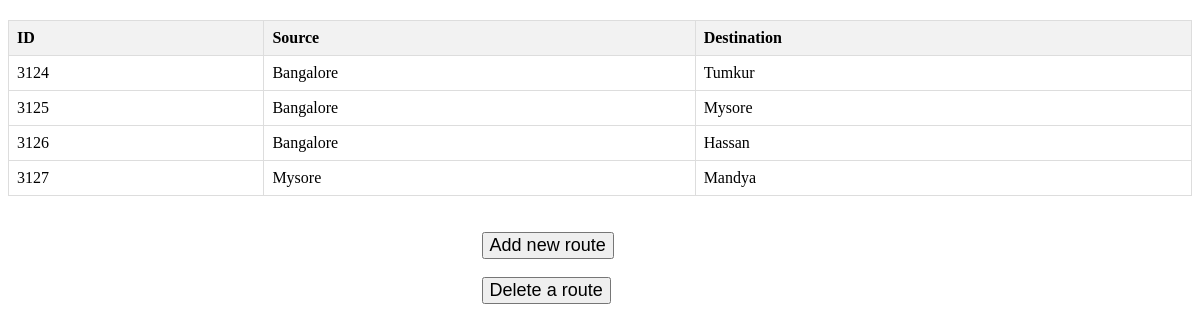
/viewroutes.php, run on the app's committed database.
### tables this page shows
CREATE TABLE `route` (
  `ro_id` int(5) NOT NULL,
  `source` varchar(20) NOT NULL,
  `destination` varchar(20) NOT NULL
);

### viewroutes.php (the view, shortened to what this page needs)
<!DOCTYPE html>
<html lang="en">
<head>
</head>
<body>
<?php
$conn = mysqli_connect('localhost','root','','bus');
$sql = "SELECT * FROM route";
$result = $conn->query($sql);
if ($result->num_rows > 0) {
    echo "<table>";
    echo "<tr><th>ID</th><th>Source</th><th>Destination</th></tr>";
    while ($row = $result->fetch_assoc()) {
        echo "<tr>";
        echo "<td>" . $row['ro_id'] . "</td>";
        echo "<td>" . $row['source'] . "</td>";
        echo "<td>" . $row['destination'] . "</td>";
        echo "</tr>";
    }
    echo "</table>";
} else {
    echo "No routes found in the database.";
}
?>
  <br><br>
<button type="button" id="addroute" onclick="toggleform()">Add new route</button>
    <br><br>
    <button type="button" id="deleteroute" onclick="toggle()">Delete a route</button>
</body>
</html>

### viewroutes.php (style rules this page uses)
#addroute { margin-left: 40%; font-size: 18px; }
#deleteroute { margin-left: 40%; font-size: 18px; }
table { width: 100%; border-collapse: collapse; margin-top: 20px; }
th, td { border: 1px solid #ddd; padding: 8px; text-align: left; }
th { background-color: #f2f2f2; }

### data on the page
route: ro_id "3124", source "Bangalore", destination "Tumkur"
route: ro_id "3125", source "Bangalore", destination "Mysore"
route: ro_id "3126", source "Bangalore", destination "Hassan"
route: ro_id "3127", source "Mysore", destination "Mandya"
